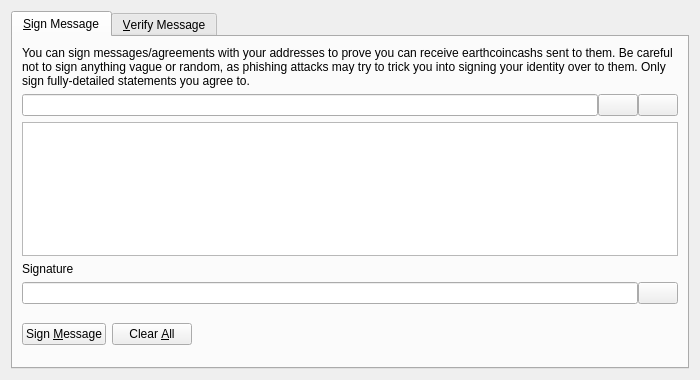
<?xml version="1.0" encoding="UTF-8"?>
<ui version="4.0">
 <class>SignVerifyMessageDialog</class>
 <widget class="QDialog" name="SignVerifyMessageDialog">
  <property name="geometry">
   <rect>
    <x>0</x>
    <y>0</y>
    <width>700</width>
    <height>380</height>
   </rect>
  </property>
  <property name="windowTitle">
   <string>Signatures - Sign / Verify a Message</string>
  </property>
  <property name="modal">
   <bool>true</bool>
  </property>
  <layout class="QVBoxLayout" name="verticalLayout">
   <item>
    <widget class="QTabWidget" name="tabWidget">
     <property name="currentIndex">
      <number>0</number>
     </property>
     <widget class="QWidget" name="tabSignMessage">
      <attribute name="title">
       <string>&amp;Sign Message</string>
      </attribute>
      <layout class="QVBoxLayout" name="verticalLayout_SM">
       <item>
        <widget class="QLabel" name="infoLabel_SM">
         <property name="text">
          <string>You can sign messages/agreements with your addresses to prove you can receive earthcoincashs sent to them. Be careful not to sign anything vague or random, as phishing attacks may try to trick you into signing your identity over to them. Only sign fully-detailed statements you agree to.</string>
         </property>
         <property name="textFormat">
          <enum>Qt::PlainText</enum>
         </property>
         <property name="wordWrap">
          <bool>true</bool>
         </property>
        </widget>
       </item>
       <item>
        <layout class="QHBoxLayout" name="horizontalLayout_1_SM">
         <property name="spacing">
          <number>0</number>
         </property>
         <item>
          <widget class="QValidatedLineEdit" name="addressIn_SM">
           <property name="toolTip">
            <string>The EarthcoinCash address to sign the message with</string>
           </property>
          </widget>
         </item>
         <item>
          <widget class="QPushButton" name="addressBookButton_SM">
           <property name="toolTip">
            <string>Choose previously used address</string>
           </property>
           <property name="text">
            <string/>
           </property>
           <property name="icon">
            <iconset resource="../bitcoin.qrc">
             <normaloff>:/icons/address-book</normaloff>:/icons/address-book</iconset>
           </property>
           <property name="shortcut">
            <string>Alt+A</string>
           </property>
           <property name="autoDefault">
            <bool>false</bool>
           </property>
          </widget>
         </item>
         <item>
          <widget class="QPushButton" name="pasteButton_SM">
           <property name="toolTip">
            <string>Paste address from clipboard</string>
           </property>
           <property name="text">
            <string/>
           </property>
           <property name="icon">
            <iconset resource="../bitcoin.qrc">
             <normaloff>:/icons/editpaste</normaloff>:/icons/editpaste</iconset>
           </property>
           <property name="shortcut">
            <string>Alt+P</string>
           </property>
           <property name="autoDefault">
            <bool>false</bool>
           </property>
          </widget>
         </item>
        </layout>
       </item>
       <item>
        <widget class="QPlainTextEdit" name="messageIn_SM">
         <property name="toolTip">
          <string>Enter the message you want to sign here</string>
         </property>
        </widget>
       </item>
       <item>
        <widget class="QLabel" name="signatureLabel_SM">
         <property name="text">
          <string>Signature</string>
         </property>
         <property name="textFormat">
          <enum>Qt::PlainText</enum>
         </property>
        </widget>
       </item>
       <item>
        <layout class="QHBoxLayout" name="horizontalLayout_2_SM">
         <property name="spacing">
          <number>0</number>
         </property>
         <item>
          <widget class="QLineEdit" name="signatureOut_SM">
           <property name="font">
            <font>
             <italic>true</italic>
            </font>
           </property>
           <property name="readOnly">
            <bool>true</bool>
           </property>
          </widget>
         </item>
         <item>
          <widget class="QPushButton" name="copySignatureButton_SM">
           <property name="toolTip">
            <string>Copy the current signature to the system clipboard</string>
           </property>
           <property name="text">
            <string/>
           </property>
           <property name="icon">
            <iconset resource="../bitcoin.qrc">
             <normaloff>:/icons/editcopy</normaloff>:/icons/editcopy</iconset>
           </property>
           <property name="autoDefault">
            <bool>false</bool>
           </property>
          </widget>
         </item>
        </layout>
       </item>
       <item>
        <layout class="QHBoxLayout" name="horizontalLayout_3_SM">
         <item>
          <widget class="QPushButton" name="signMessageButton_SM">
           <property name="toolTip">
            <string>Sign the message to prove you own this EarthcoinCash address</string>
           </property>
           <property name="text">
            <string>Sign &amp;Message</string>
           </property>
           <property name="icon">
            <iconset resource="../bitcoin.qrc">
             <normaloff>:/icons/edit</normaloff>:/icons/edit</iconset>
           </property>
           <property name="autoDefault">
            <bool>false</bool>
           </property>
          </widget>
         </item>
         <item>
          <widget class="QPushButton" name="clearButton_SM">
           <property name="toolTip">
            <string>Reset all sign message fields</string>
           </property>
           <property name="text">
            <string>Clear &amp;All</string>
           </property>
           <property name="icon">
            <iconset resource="../bitcoin.qrc">
             <normaloff>:/icons/remove</normaloff>:/icons/remove</iconset>
           </property>
           <property name="autoDefault">
            <bool>false</bool>
           </property>
          </widget>
         </item>
         <item>
          <spacer name="horizontalSpacer_1_SM">
           <property name="orientation">
            <enum>Qt::Horizontal</enum>
           </property>
           <property name="sizeHint" stdset="0">
            <size>
             <width>40</width>
             <height>48</height>
            </size>
           </property>
          </spacer>
         </item>
         <item>
          <widget class="QLabel" name="statusLabel_SM">
           <property name="font">
            <font>
             <weight>75</weight>
             <bold>true</bold>
            </font>
           </property>
           <property name="text">
            <string/>
           </property>
           <property name="wordWrap">
            <bool>true</bool>
           </property>
          </widget>
         </item>
         <item>
          <spacer name="horizontalSpacer_2_SM">
           <property name="orientation">
            <enum>Qt::Horizontal</enum>
           </property>
           <property name="sizeHint" stdset="0">
            <size>
             <width>40</width>
             <height>48</height>
            </size>
           </property>
          </spacer>
         </item>
        </layout>
       </item>
      </layout>
     </widget>
     <widget class="QWidget" name="tabVerifyMessage">
      <attribute name="title">
       <string>&amp;Verify Message</string>
      </attribute>
      <layout class="QVBoxLayout" name="verticalLayout_VM">
       <item>
        <widget class="QLabel" name="infoLabel_VM">
         <property name="text">
          <string>Enter the receiver's address, message (ensure you copy line breaks, spaces, tabs, etc. exactly) and signature below to verify the message. Be careful not to read more into the signature than what is in the signed message itself, to avoid being tricked by a man-in-the-middle attack. Note that this only proves the signing party receives with the address, it cannot prove sendership of any transaction!</string>
         </property>
         <property name="textFormat">
          <enum>Qt::PlainText</enum>
         </property>
         <property name="alignment">
          <set>Qt::AlignLeading|Qt::AlignLeft|Qt::AlignTop</set>
         </property>
         <property name="wordWrap">
          <bool>true</bool>
         </property>
        </widget>
       </item>
       <item>
        <layout class="QHBoxLayout" name="horizontalLayout_1_VM">
         <property name="spacing">
          <number>0</number>
         </property>
         <item>
          <widget class="QValidatedLineEdit" name="addressIn_VM">
           <property name="toolTip">
            <string>The EarthcoinCash address the message was signed with</string>
           </property>
          </widget>
         </item>
         <item>
          <widget class="QPushButton" name="addressBookButton_VM">
           <property name="toolTip">
            <string>Choose previously used address</string>
           </property>
           <property name="text">
            <string/>
           </property>
           <property name="icon">
            <iconset resource="../bitcoin.qrc">
             <normaloff>:/icons/address-book</normaloff>:/icons/address-book</iconset>
           </property>
           <property name="shortcut">
            <string>Alt+A</string>
           </property>
           <property name="autoDefault">
            <bool>false</bool>
           </property>
          </widget>
         </item>
        </layout>
       </item>
       <item>
        <widget class="QPlainTextEdit" name="messageIn_VM"/>
       </item>
       <item>
        <widget class="QValidatedLineEdit" name="signatureIn_VM"/>
       </item>
       <item>
        <layout class="QHBoxLayout" name="horizontalLayout_2_VM">
         <item>
          <widget class="QPushButton" name="verifyMessageButton_VM">
           <property name="toolTip">
            <string>Verify the message to ensure it was signed with the specified EarthcoinCash address</string>
           </property>
           <property name="text">
            <string>Verify &amp;Message</string>
           </property>
           <property name="icon">
            <iconset resource="../bitcoin.qrc">
             <normaloff>:/icons/transaction_0</normaloff>:/icons/transaction_0</iconset>
           </property>
           <property name="autoDefault">
            <bool>false</bool>
           </property>
          </widget>
         </item>
         <item>
          <widget class="QPushButton" name="clearButton_VM">
           <property name="toolTip">
            <string>Reset all verify message fields</string>
           </property>
           <property name="text">
            <string>Clear &amp;All</string>
           </property>
           <property name="icon">
            <iconset resource="../bitcoin.qrc">
             <normaloff>:/icons/remove</normaloff>:/icons/remove</iconset>
           </property>
           <property name="autoDefault">
            <bool>false</bool>
           </property>
          </widget>
         </item>
         <item>
          <spacer name="horizontalSpacer_1_VM">
           <property name="orientation">
            <enum>Qt::Horizontal</enum>
           </property>
           <property name="sizeHint" stdset="0">
            <size>
             <width>40</width>
             <height>48</height>
            </size>
           </property>
          </spacer>
         </item>
         <item>
          <widget class="QLabel" name="statusLabel_VM">
           <property name="font">
            <font>
             <weight>75</weight>
             <bold>true</bold>
            </font>
           </property>
           <property name="text">
            <string/>
           </property>
           <property name="wordWrap">
            <bool>true</bool>
           </property>
          </widget>
         </item>
         <item>
          <spacer name="horizontalSpacer_2_VM">
           <property name="orientation">
            <enum>Qt::Horizontal</enum>
           </property>
           <property name="sizeHint" stdset="0">
            <size>
             <width>40</width>
             <height>48</height>
            </size>
           </property>
          </spacer>
         </item>
        </layout>
       </item>
      </layout>
     </widget>
    </widget>
   </item>
  </layout>
 </widget>
 <customwidgets>
  <customwidget>
   <class>QValidatedLineEdit</class>
   <extends>QLineEdit</extends>
   <header>qt/qvalidatedlineedit.h</header>
  </customwidget>
 </customwidgets>
 <resources>
  <include location="../bitcoin.qrc"/>
 </resources>
 <connections/>
</ui>
